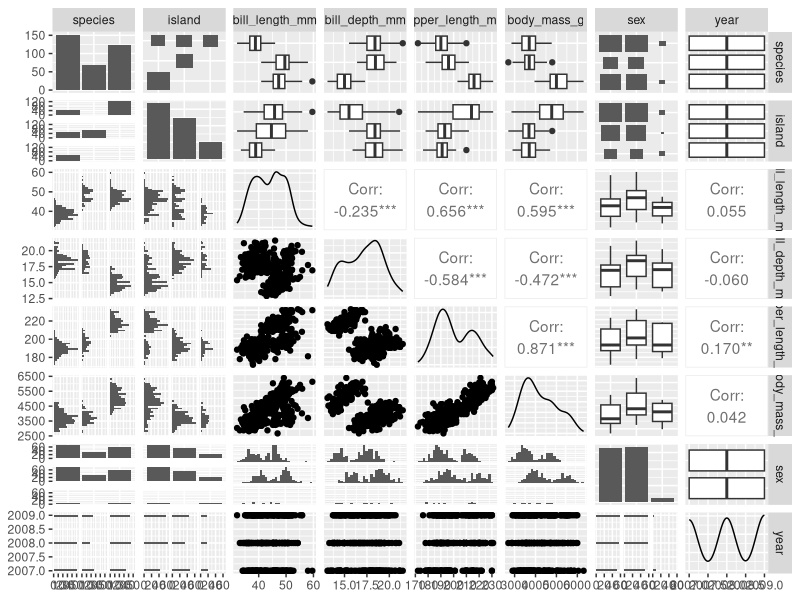
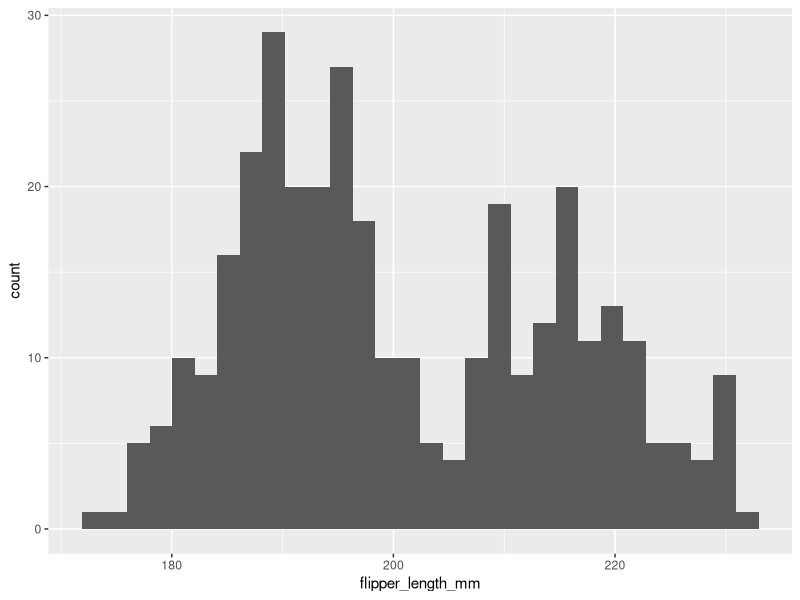

The R script that drew these images, in order:
## ---- chunk 1
#| eval: true
#| echo: true
#| message: false
#| warning: false
# load libraries ----
library(GGally)
library(skimr)
library(palmerpenguins)
library(tidyverse)

# Always look at it ----
# View(penguins)

# Check the column names ----
names(penguins) 

# Check the dimensions ----
dim(penguins) 

# Get a summary ----
summary(penguins) 

# Print the first 6 lines ----
head(penguins) 

# Print the last 6 lines ---- 
tail(penguins) 

# Make a pairplot ----
GGally::ggpairs(penguins)

# Make a histogram of penguin flipper lengths ----
ggplot(data = penguins, aes(x = flipper_length_mm)) +
  geom_histogram()
